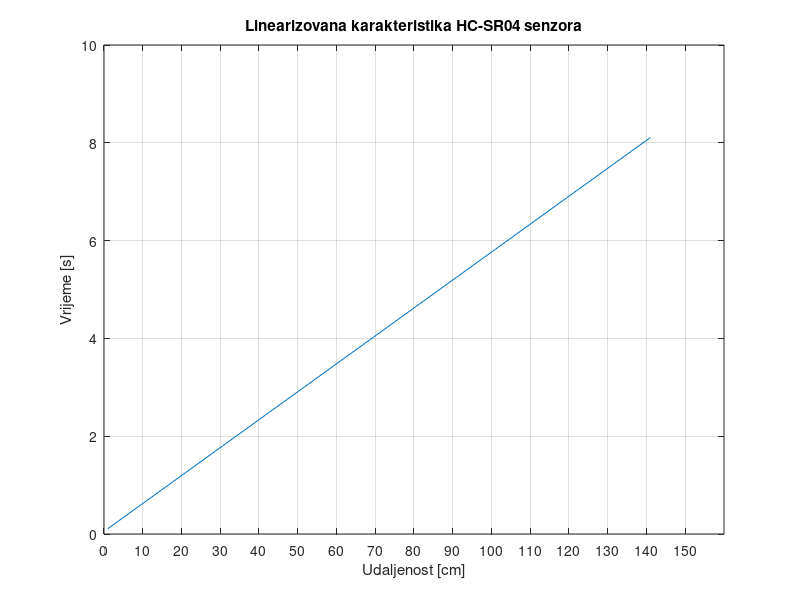

Recreate this plot in MATLAB.
udaljenost = 1:10:150;
trajanje = 57.13 * udaljenost + 52.59;
trajanje = trajanje / 1000;

figure;                             % Otvori novi prozor za graf
plot(udaljenost, trajanje);
xlabel('Udaljenost [cm]');
ylabel('Vrijeme [s]');
title('Linearizovana karakteristika HC-SR04 senzora');
set(gca, 'XTick', 0:10:150);        % Postavi ru?no oznake na x-osi
grid on;
